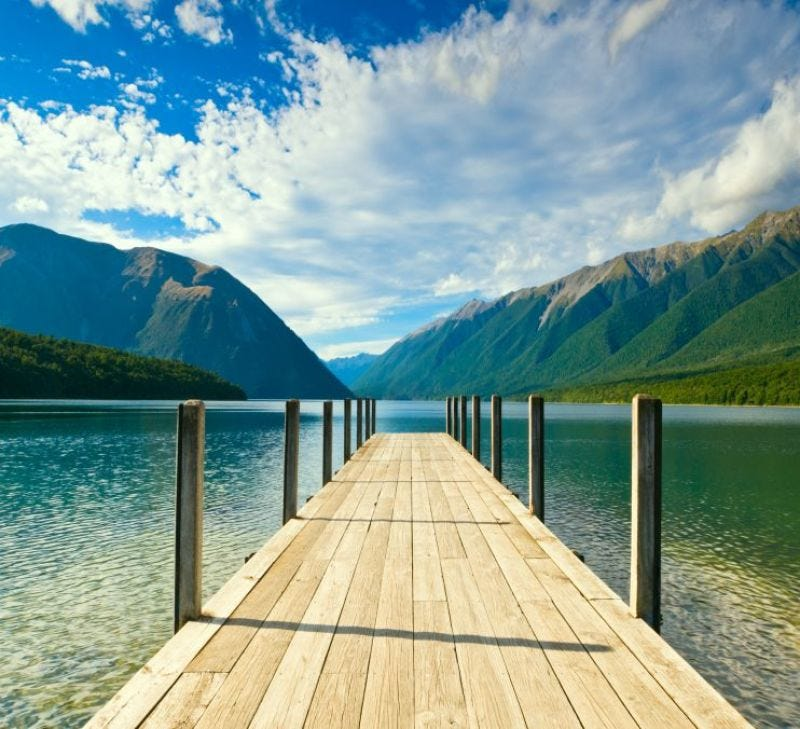
#> input picture 1 Converter sistemas de cores e Quantização/img2_RGB.jpg, 800 x 729 px
$ python convert_img.py
#> lines starting #> are read from the running program, lines starting #| are printed output that depends on the picture

from PIL import Image

im1 = Image.open("img2_RGB.jpg")
#> im1 is the input picture: PIL image 800x729 RGB; mean R, G, B 128.4, 156.8, 151.8
# convert to grey scale
img_grey = im1.convert("L")
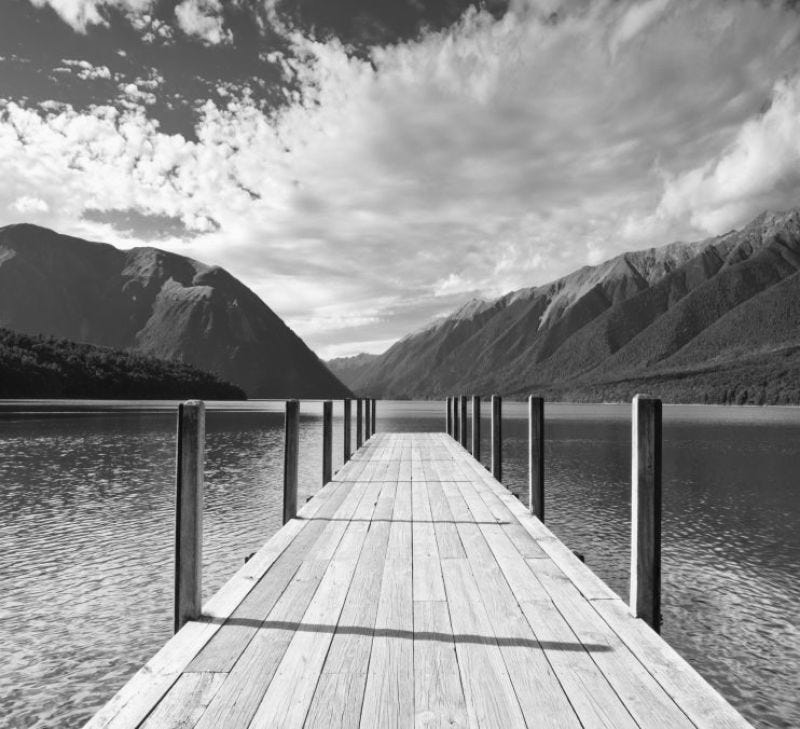
#> img_grey: PIL image 800x729 L; min 3, max 253, mean 147.7
# convert to HSV
img_hsv = im1.convert("HSV")
#> img_hsv: PIL image 800x729 HSV; mean H, S, V 98.6, 102.2, 172.1
# convert to YCbCr
img_YCbCr = im1.convert("YCbCr")
#> img_YCbCr: PIL image 800x729 YCbCr; mean of channels 0, 1, 2 147.3, 129.9, 113.8

# img_grey.show()
# img_hsv.show()
img_YCbCr.show()
